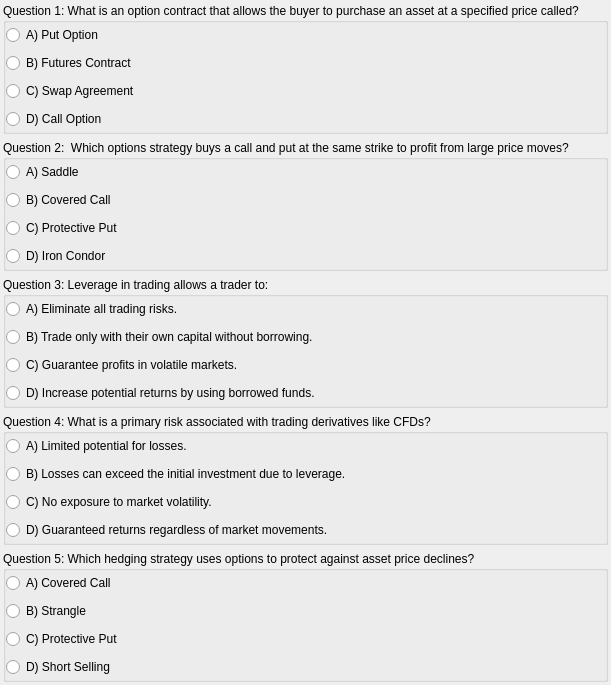
                 <widget class="QWidget" name="quiz8scrollWidget">
                  <property name="geometry">
                   <rect>
                    <x>0</x>
                    <y>0</y>
                    <width>606</width>
                    <height>685</height>
                   </rect>
                  </property>
                  <layout class="QVBoxLayout" name="verticalLayout_46">
                   <property name="leftMargin">
                    <number>3</number>
                   </property>
                   <property name="topMargin">
                    <number>3</number>
                   </property>
                   <property name="rightMargin">
                    <number>3</number>
                   </property>
                   <property name="bottomMargin">
                    <number>3</number>
                   </property>
                   <item>
                    <widget class="QGroupBox" name="M8Question1">
                     <property name="sizePolicy">
                      <sizepolicy hsizetype="Preferred" vsizetype="Preferred">
                       <horstretch>0</horstretch>
                       <verstretch>0</verstretch>
                      </sizepolicy>
                     </property>
                     <property name="title">
                      <string>Question 1: What is an option contract that allows the buyer to purchase an asset at a specified price called?</string>
                     </property>
                     <property name="checkable">
                      <bool>false</bool>
                     </property>
                     <layout class="QVBoxLayout" name="verticalLayout_47">
                      <property name="leftMargin">
                       <number>0</number>
                      </property>
                      <property name="topMargin">
                       <number>0</number>
                      </property>
                      <property name="rightMargin">
                       <number>0</number>
                      </property>
                      <property name="bottomMargin">
                       <number>0</number>
                      </property>
                      <item>
                       <widget class="QRadioButton" name="Q1A1_8">
                        <property name="text">
                         <string>A) Put Option</string>
                        </property>
                       </widget>
                      </item>
                      <item>
                       <widget class="QRadioButton" name="Q1A2_8">
                        <property name="text">
                         <string>B) Futures Contract</string>
                        </property>
                       </widget>
                      </item>
                      <item>
                       <widget class="QRadioButton" name="Q1A3_8">
                        <property name="text">
                         <string>C) Swap Agreement</string>
                        </property>
                       </widget>
                      </item>
                      <item>
                       <widget class="QRadioButton" name="Q1A4_8C">
                        <property name="text">
                         <string>D) Call Option</string>
                        </property>
                       </widget>
                      </item>
                     </layout>
                    </widget>
                   </item>
                   <item>
                    <widget class="QGroupBox" name="M8Question2">
                     <property name="title">
                      <string>Question 2:  Which options strategy buys a call and put at the same strike to profit from large price moves?</string>
                     </property>
                     <layout class="QVBoxLayout" name="verticalLayout_48">
                      <property name="leftMargin">
                       <number>0</number>
                      </property>
                      <property name="topMargin">
                       <number>0</number>
                      </property>
                      <property name="rightMargin">
                       <number>0</number>
                      </property>
                      <property name="bottomMargin">
                       <number>0</number>
                      </property>
                      <item>
                       <widget class="QRadioButton" name="Q2A1_8C">
                        <property name="text">
                         <string>A) Saddle</string>
                        </property>
                       </widget>
                      </item>
                      <item>
                       <widget class="QRadioButton" name="Q2A2_8">
                        <property name="text">
                         <string>B) Covered Call</string>
                        </property>
                       </widget>
                      </item>
                      <item>
                       <widget class="QRadioButton" name="Q2A3_8">
                        <property name="text">
                         <string>C) Protective Put</string>
                        </property>
                       </widget>
                      </item>
                      <item>
                       <widget class="QRadioButton" name="Q2A4_8">
                        <property name="text">
                         <string>D) Iron Condor</string>
                        </property>
                       </widget>
                      </item>
                     </layout>
                    </widget>
                   </item>
                   <item>
                    <widget class="QGroupBox" name="M8Question3">
                     <property name="title">
                      <string>Question 3: Leverage in trading allows a trader to:</string>
                     </property>
                     <layout class="QVBoxLayout" name="verticalLayout_49">
                      <property name="leftMargin">
                       <number>0</number>
                      </property>
                      <property name="topMargin">
                       <number>0</number>
                      </property>
                      <property name="rightMargin">
                       <number>0</number>
                      </property>
                      <property name="bottomMargin">
                       <number>0</number>
                      </property>
                      <item>
                       <widget class="QRadioButton" name="Q3A1_8">
                        <property name="text">
                         <string>A) Eliminate all trading risks.</string>
                        </property>
                       </widget>
                      </item>
                      <item>
                       <widget class="QRadioButton" name="Q3A2_8">
                        <property name="text">
                         <string>B) Trade only with their own capital without borrowing.</string>
                        </property>
                       </widget>
                      </item>
                      <item>
                       <widget class="QRadioButton" name="Q3A3_8">
                        <property name="text">
                         <string>C) Guarantee profits in volatile markets.</string>
                        </property>
                       </widget>
                      </item>
                      <item>
                       <widget class="QRadioButton" name="Q3A4_8C">
                        <property name="text">
                         <string>D) Increase potential returns by using borrowed funds.</string>
                        </property>
                       </widget>
                      </item>
                     </layout>
                    </widget>
                   </item>
                   <item>
                    <widget class="QGroupBox" name="M8Question4">
                     <property name="title">
                      <string>Question 4: What is a primary risk associated with trading derivatives like CFDs?</string>
                     </property>
                     <layout class="QVBoxLayout" name="verticalLayout_50">
                      <property name="leftMargin">
                       <number>0</number>
                      </property>
                      <property name="topMargin">
                       <number>0</number>
                      </property>
                      <property name="rightMargin">
                       <number>0</number>
                      </property>
                      <property name="bottomMargin">
                       <number>0</number>
                      </property>
                      <item>
                       <widget class="QRadioButton" name="Q4A1_8">
                        <property name="text">
                         <string>A) Limited potential for losses.</string>
                        </property>
                       </widget>
                      </item>
                      <item>
                       <widget class="QRadioButton" name="Q4A2_8C">
                        <property name="text">
                         <string>B) Losses can exceed the initial investment due to leverage.</string>
                        </property>
                       </widget>
                      </item>
                      <item>
                       <widget class="QRadioButton" name="Q4A3_8">
                        <property name="text">
                         <string>C) No exposure to market volatility.</string>
                        </property>
                       </widget>
                      </item>
                      <item>
                       <widget class="QRadioButton" name="Q4A4_8">
                        <property name="text">
                         <string>D) Guaranteed returns regardless of market movements.</string>
                        </property>
                       </widget>
                      </item>
                     </layout>
                    </widget>
                   </item>
                   <item>
                    <widget class="QGroupBox" name="M8Question5">
                     <property name="title">
                      <string>Question 5: Which hedging strategy uses options to protect against asset price declines?</string>
                     </property>
                     <layout class="QVBoxLayout" name="verticalLayout_51">
                      <property name="leftMargin">
                       <number>0</number>
                      </property>
                      <property name="topMargin">
                       <number>0</number>
                      </property>
                      <property name="rightMargin">
                       <number>0</number>
                      </property>
                      <property name="bottomMargin">
                       <number>0</number>
                      </property>
                      <item>
                       <widget class="QRadioButton" name="Q5A1_8">
                        <property name="text">
                         <string>A) Covered Call</string>
                        </property>
                       </widget>
                      </item>
                      <item>
                       <widget class="QRadioButton" name="Q5A4_8">
                        <property name="text">
                         <string>B) Strangle</string>
                        </property>
                       </widget>
                      </item>
                      <item>
                       <widget class="QRadioButton" name="Q5A3_8C">
                        <property name="text">
                         <string>C) Protective Put</string>
                        </property>
                       </widget>
                      </item>
                      <item>
                       <widget class="QRadioButton" name="Q5A2_8">
                        <property name="text">
                         <string>D) Short Selling</string>
                        </property>
                       </widget>
                      </item>
                     </layout>
                    </widget>
                   </item>
                  </layout>
                 </widget>
